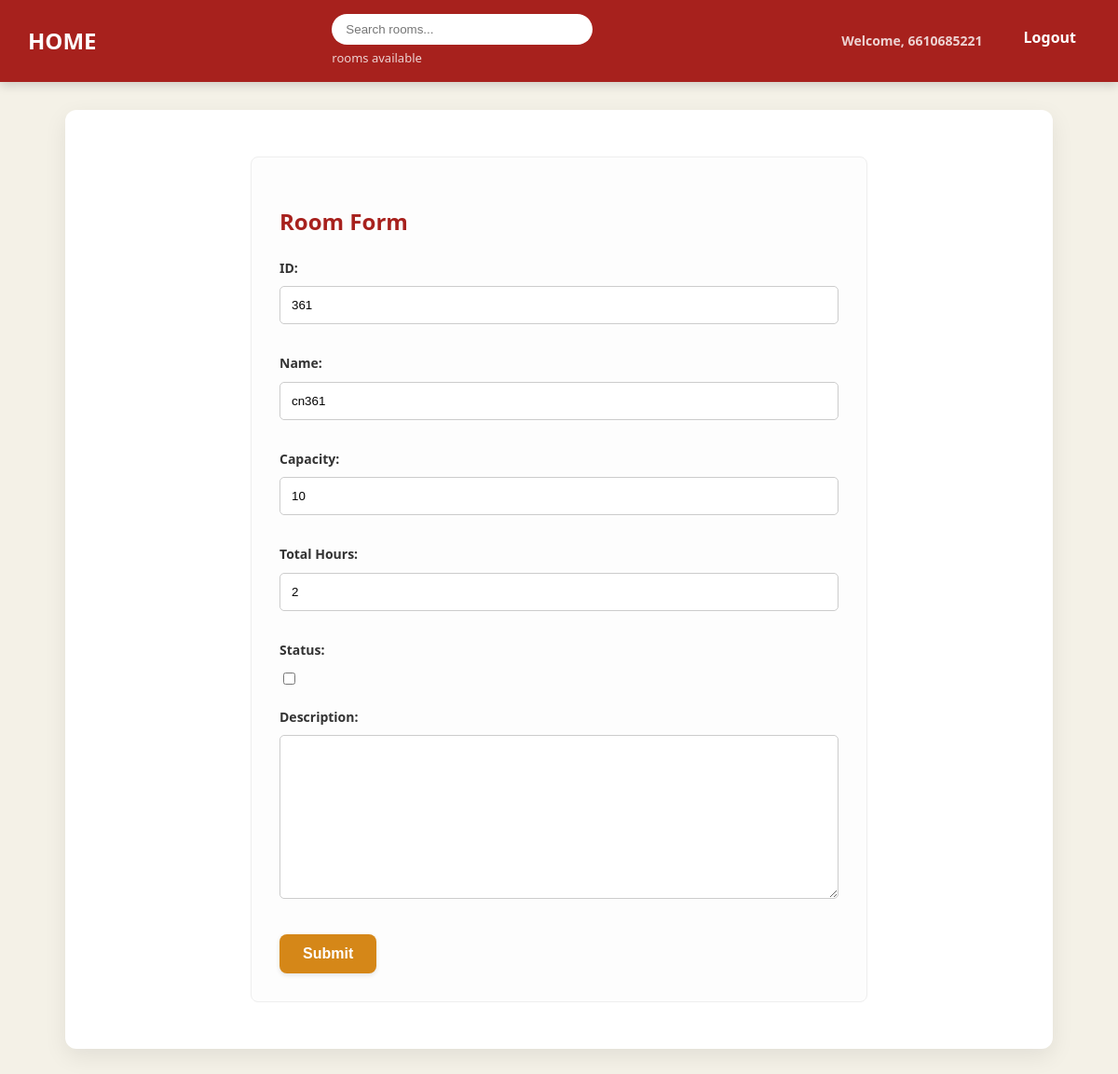
Screenshot of /update-room/361/ (signed in) with the database file from the repository.
### booking/models.py (models this page shows, shortened)
class Room(models.Model):
    room_id = models.CharField(max_length=10, primary_key=True, verbose_name='ID')
    room_name = models.CharField(max_length=200, verbose_name='Name')
    room_capacity = models.PositiveIntegerField(verbose_name='Capacity')
    room_hours = models.PositiveIntegerField(
        'Total Hours',
        validators=[MinValueValidator(0), MaxValueValidator(24)]
    )
    status = models.BooleanField(verbose_name='Status')
    description = models.TextField(null=True, blank=True, verbose_name='Description')
    updated = models.DateTimeField(auto_now=True)
    created = models.DateTimeField(auto_now_add=True)
    class Meta:
        ordering = ['-updated', '-created']

### booking/views.py (the view)
# urls.py: path('update-room/<str:pk>/',views.updateRoom, name='update-room'),
@login_required(login_url='login')
def updateRoom(request, pk):
    room = Room.objects.get(room_id=pk)
    form = RoomForm(instance=room)
    if not request.user.is_superuser:
        return HttpResponse('You\'re not allow to be here.')
    if request.method == 'POST':
        form = RoomForm(request.POST, instance=room)
        if form.is_valid():
            form.save()
            return redirect('home')
    context = {'form': form}
    return render(request, 'booking/room_form.html',context)

### booking/forms.py
class RoomForm(ModelForm):
    class Meta:
        model = Room
        fields = '__all__'

### booking/templates/booking/room_form.html (shortened to what this page needs)
{% extends 'main.html' %}
{% block content %}
<div class="form-container">
    <h2>Room Form</h2>
    <form method="POST" action="">
        {{form.as_p}}
        <input type="submit" value="Submit" class="btn btn-primary" />
    </form>
</div>
{% endblock %}

### templates/navbar.html (shortened to what this page needs)
<nav class="navbar">
    <div class="logo">
        <a href="/">HOME</a>
    </div>
    <div class="search-container">
        <form method="GET" action="{% url 'home' %}">
            <input type="text" name="q" placeholder="Search rooms..."/>
        </form>
        <span class="rooms-available-text">{{room_count}} rooms available</span>
    </div>
    <div class="nav-links">
        {% if request.user.is_authenticated %}
            <div class="user-welcome">
                Welcome, {{ request.user.get_full_name|default:request.user.username }}
            </div>
            <a href="{% url 'logout' %}">Logout</a>
        {% else %}
            <a href="{% url 'login' %}">Login</a>
        {% endif %}
    </div>
</nav>

### static/styles/main.css (style rules this page uses)
body { background-color: #f4f1e7; font-family: 'Kanit', 'Segoe UI', Tahoma, Geneva, Verdana, sans-serif; margin: 0; color: #333333; font-size: 16px; line-height: 1.6; }
h1, h2, h3, h4, h5 { color: #a7211d; }
a { color: #d58718; text-decoration: none; transition: color 0.3s ease; }
.navbar { background-color: #a7211d; padding: 15px 30px; color: white; display: flex; justify-content: space-between; align-items: center; box-shadow: 0 4px 10px rgba(0,0,0,0.15); position: sticky; top: 0; z-index: 1000; }
.navbar .logo a { color: white; font-size: 24px; font-weight: bold; text-decoration: none; transition: color 0.3s ease; }
.navbar .nav-links a { color: white; margin: 0 15px; font-weight: bold; padding-bottom: 5px; border-bottom: 2px solid transparent; transition: border-color 0.3s ease; }
.navbar form input[type="text"] { padding: 9px 15px; border: none; border-radius: 20px; min-width: 250px; transition: all 0.3s ease; }
.form-container { max-width: 600px; margin: 20px auto; padding: 30px; background-color: #fdfdfd; border-radius: 8px; border: 1px solid #eee; }
.form-container form p { margin-bottom: 15px; }
.form-container form label { display: block; margin-bottom: 8px; font-weight: bold; font-size: 14px; }
.form-container form input[type="text"], .form-container form input[type="password"], .form-container form input[type="number"], .form-container form textarea, .form-container form select { width: 100%; padding: 12px; margin-bottom: 15px; border: 1px solid #ccc; border-radius: 5px; box-sizing: border-box; transition: border-color 0.3s, box-shadow 0.3s; }
.btn { display: inline-block; padding: 12px 25px; border: none; border-radius: 8px; color: white; font-weight: bold; font-size: 16px; cursor: pointer; text-align: center; transition: all 0.2s ease-in-out; box-shadow: 0 2px 5px rgba(0,0,0,0.1); }
.btn-primary { background-color: #d58718; }
.search-container { display: flex; flex-direction: column; }
.rooms-available-text { color: rgba(255, 255, 255, 0.8); font-size: 13px; margin-top: 4px; }
.user-welcome { color: rgba(255, 255, 255, 0.8); padding: 6px 14px; font-size: 14px; font-weight: bold; margin-right: 15px; }
.nav-links { display: flex; align-items: center; }

### rows the page displays
Room: room_id "361", room_name "cn361", room_capacity "10", room_hours "2"

### other values shown
{{ request.user.get_full_name|default:request.user.username }} "6610685221"
